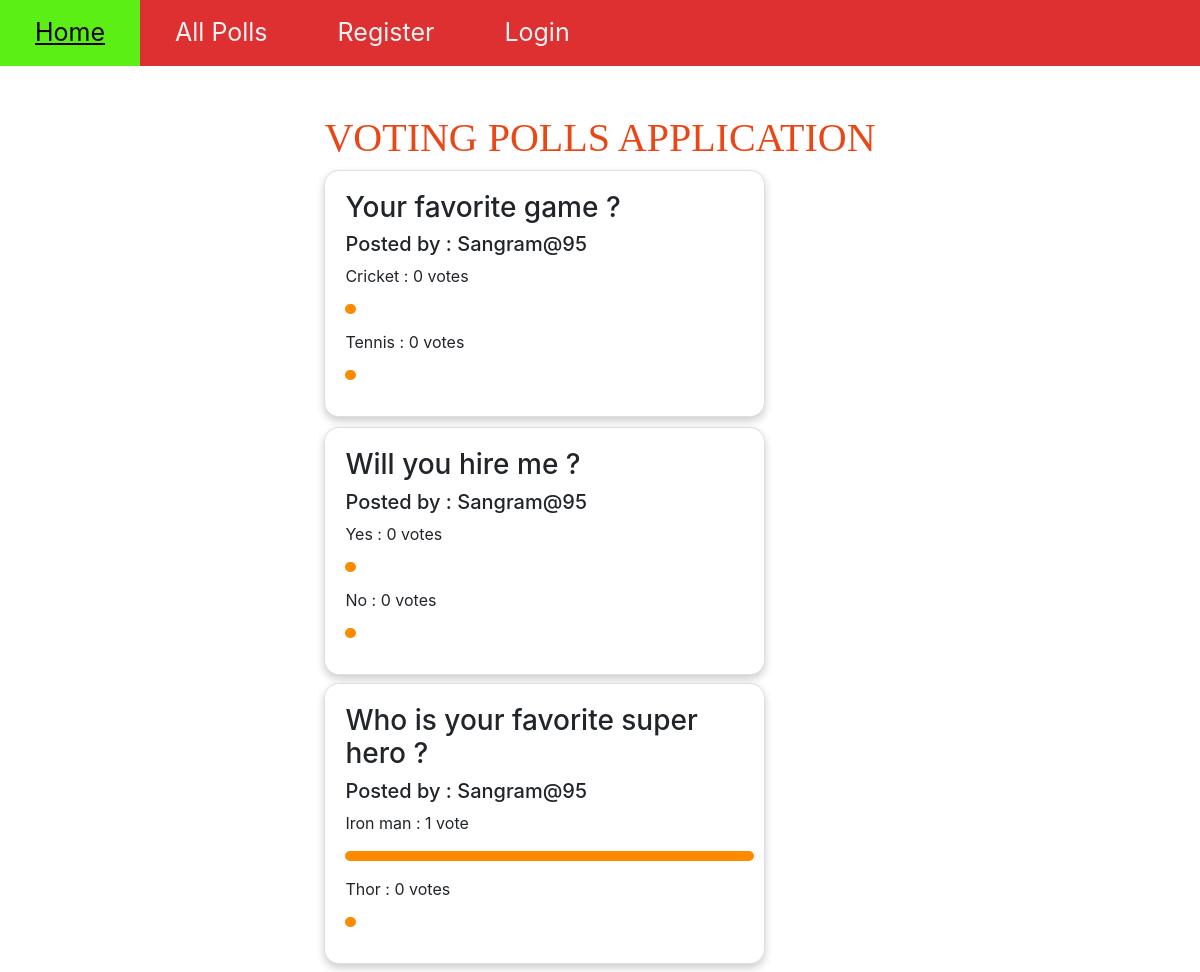
Page /all/ on the committed database.
### polls/models.py (models this page shows, shortened)
class Question(models.Model):
    user_id = models.ForeignKey(User, on_delete=models.CASCADE)
    question_text = models.CharField(max_length=200)
    pub_date = models.DateTimeField('date published')

class Choice(models.Model):
    question = models.ForeignKey(Question, on_delete=models.CASCADE)
    choice_text = models.CharField(max_length=200)
    votes = models.IntegerField(default=0)

### main/views.py (the view)
# urls.py: path('all/', views.AllView.as_view(), name='all'),
class AllView(generic.ListView):
    template_name = 'main/all.html'
    context_object_name = 'question_list'
    def get_queryset(self):
        return Question.objects.filter(
            pub_date__lte = timezone.now()
        ).order_by('-pub_date')
    def get_context_data(self, **kwargs):
        context = super(AllView, self).get_context_data(**kwargs)
        context['ques'] = []
        question_list = Question.objects.filter(
            pub_date__lte = timezone.now()
        ).order_by('-pub_date')
        for question in question_list:
            choices = []
            for choice in question.choice_set.all():
                choice_dict = dict()
                choice_dict['choice_text'] = choice.choice_text
                choice_dict['votes'] = choice.votes
                total_votes = len(question.votes_set.all())
                if total_votes>0:
                    choice_dict['perc'] = int((choice.votes/total_votes)*100)
                else:
                    choice_dict['perc'] = 0
                choices.append(choice_dict)
            if len(choices)>0:
                context['ques'].append({'question_text':question.question_text,
                'user_id' : question.user_id,
                'choices':choices})
        return context

### main/templates/main/all.html (shortened to what this page needs)
{% extends "main/base.html" %}
{% load static %}
{% block content %}
<link rel="stylesheet" type="text/css" href="{% static 'polls/style.css' %}">
{% if ques %}
    {% for question in ques %}
    <div class="card ">
        <h3>{{ question.question_text }}</h3>
        <h5>Posted by : {{ question.user_id}}</h5>
        {% for choice in question.choices %}
            {{ choice.choice_text }} : {{ choice.votes }} vote{{ choice.votes|pluralize }}
                <hr width={{choice.perc}}% style="border: 5px solid #FF8A00 !important;
            border-radius: 5px !important;
            margin-left: 0;">
        {% endfor %}
    </div>
    {% endfor %}
{% else %}
    <p>No polls are available.</p>
{% endif %}
{% endblock %}

### main/templates/main/base.html (shortened to what this page needs)
<!DOCTYPE html>
<html lang="en">
<head>
    <link rel="stylesheet" href="https://stackpath.bootstrapcdn.com/bootstrap/4.1.3/css/bootstrap.min.css">
</head>
<body>
  <div class="topnav">
    <a href="/">Home</a>
    <a href="/all">All Polls</a>
    {% if request.user.is_authenticated %}
      <a href="/profile">Profile</a>
      <a href="/polls">Vote</a>
      <a href="/polls/create/">Add Poll</a>
      <a href="/logout">Logout</a>
    {% else %}
    <a href="/register">Register</a>
    <a href="/login">Login</a>
    {% endif %}
  </div>
  <div class="main">
    <div class="row justify-content-center">
      <div class="col-35">
        <h1 style="color:hsl(14, 83%, 50%); font-family:Garamond;" class="mt-5">VOTING POLLS APPLICATION</h1>
        {% block content %}
        {% endblock %}
      </div>
</body>
</html>

### polls/static/polls/style.css (style rules this page uses)
body { background: white url("images/image.jpg") no-repeat; background-size: cover; }
.card + .card { margin: 0 0 8px 0; }

### main/templates/main/base.html (style rules this page uses)
html, body { font-family: 'Lato', sans-serif; }
.topnav { background-color: #de3030; overflow: hidden; }
.topnav a { float: left; color: #f2f2f2; text-align: center; padding: 14px 35px; text-decoration: none; font-size: 25px; }

### main/templates/main/all.html (style rules this page uses)
.card { box-shadow: 0 4px 8px 0 rgba(0,0,0,0.2); transition: 0.3s; width: 80%; padding: 20px; border-radius: 15px; margin-bottom: 10px; }

### rows in the picture
Choice: choice_text "Cricket"
Choice: choice_text "Tennis"
Choice: choice_text "Yes"
Choice: choice_text "No"
Choice: choice_text "Iron man"
Choice: choice_text "Thor"

### other values in the picture
{{ question.question_text }} "Your favorite game ?"
{{ question.user_id }} "Sangram@95"
{{ choice.votes }} "0" "0" "0" "0" "1" "0"
{{ question.question_text }} "Will you hire me ?"
{{ question.question_text }} "Who is your favorite super hero ?"
